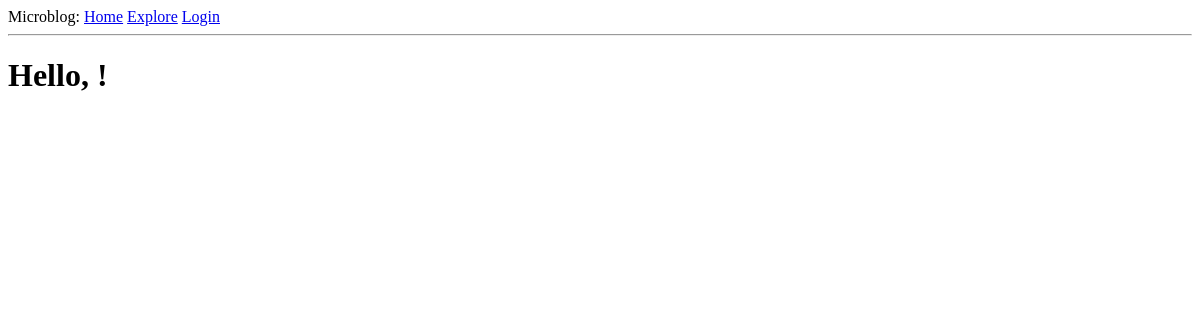
Before: /explore with the older database file.
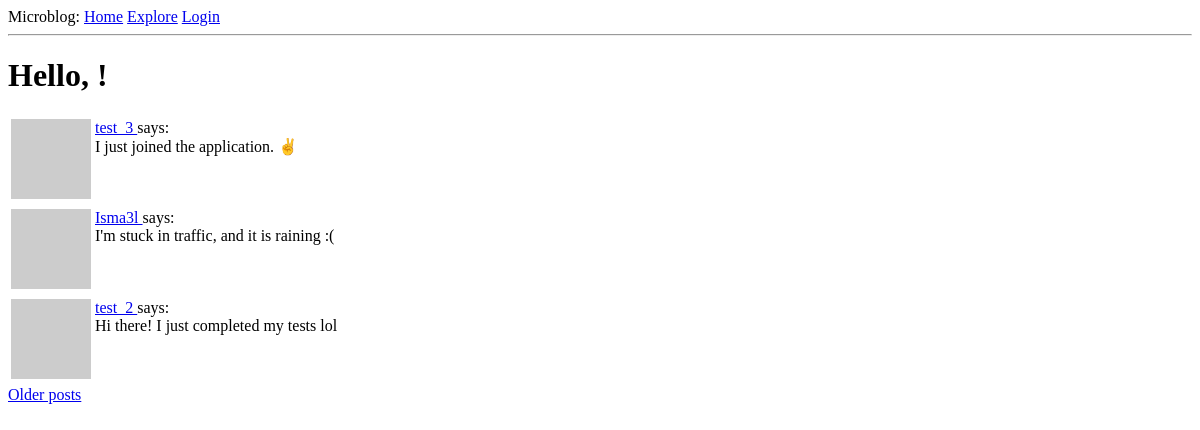
After: the same page with the newer database file.
### app/models.py (models this page shows, shortened)
class Post(db.Model):
    id: so.Mapped[int] = so.mapped_column(primary_key=True)
    body: so.Mapped[str] = so.mapped_column(sa.String(140))
    timestamp: so.Mapped[datetime] = so.mapped_column(
        index=True, default=lambda: datetime.now(timezone.utc))
    user_id: so.Mapped[int] = so.mapped_column(sa.ForeignKey(User.id),
                                                index=True)
    author: so.Mapped[User] = so.relationship(back_populates='posts')

class User(UserMixin, db.Model):
    id: so.Mapped[int] = so.mapped_column(primary_key=True)
    username: so.Mapped[str] = so.mapped_column(sa.String(64), index=True,
                                                unique=True)
    email: so.Mapped[str] = so.mapped_column(sa.String(120), index=True,
                                             unique=True)
    password_hash: so.Mapped[Optional[str]] = so.mapped_column(sa.String(256))
    posts: so.WriteOnlyMapped['Post'] = so.relationship(
        back_populates='author')
    about_me: so.Mapped[Optional[str]] = so.mapped_column(sa.String(140))
    last_seen: so.Mapped[Optional[datetime]] = so.mapped_column(
        default=lambda: datetime.now(timezone.utc))
    def avatar(self, size):
        digest = md5(self.email.lower().encode('utf-8')).hexdigest()
        return f'https://www.gravatar.com/avatar/{digest}?d=identicon&s={size}'
    following: so.WriteOnlyMapped['User'] = so.relationship(
        secondary=followers,primaryjoin=(followers.c.follower_id == id),
        secondaryjoin=(followers.c.followed_id == id),
        back_populates='followers')
    followers: so.WriteOnlyMapped['User'] = so.relationship(
        secondary=followers, primaryjoin=(followers.c.followed_id == id),
        secondaryjoin=(followers.c.follower_id == id),
        back_populates='following')

### app/routes.py (the view)
@app.route('/explore')
def explore():
    page = request.args.get('page', 1, type=int)
    query = sa.select(Post).order_by(Post.timestamp.desc())
    posts = db.paginate(query, page=page,
                        per_page=app.config['POSTS_PER_PAGE'], error_out=False)
    next_url = url_for('explore', page=posts.next_num) \
        if posts.has_next else None
    prev_url = url_for('explore', page=posts.prev_num) \
        if posts.has_prev else None
    return render_template('index.html', title='Explore', posts=posts.items,
                           next_url=next_url, prev_url=prev_url)

### app/routes.py (called while the page is built)
@app.before_request
def before_request():
    if current_user.is_authenticated:
        current_user.last_seen = datetime.now(timezone.utc)
        db.session.commit()

### app/templates/index.html (shortened to what this page needs)
{% extends "base.html" %}
{% block content %}
    <h1>Hello, {{ current_user.username }}!</h1>
    {% for post in posts %}
        {% include '_post.html' %}
    {% endfor %}
    {% if next_url %}
    <a href="{{ next_url }}">Older posts</a>
    {% endif %}
{% endblock %}

### app/templates/_post.html
<table>
    <tr valign="top">
        <td><img src="{{ post.author.avatar(36) }}"></td>
        <td>
            <a href="{{ url_for('user', username=post.author.username) }}">
                {{ post.author.username }}
            </a>
            says:<br>{{ post.body }}
        </td>
    </tr>
</table>

Changed rows visible on the page:
added Post: author.username "test_3", body "I just joined the application. ✌️"
added Post: author.username "Isma3l", body "I'm stuck in traffic, and it is raining :("
added Post: author.username "test_2", body "Hi there! I just completed my tests lol"
Other visible differences:
text now shown: "Older posts"
